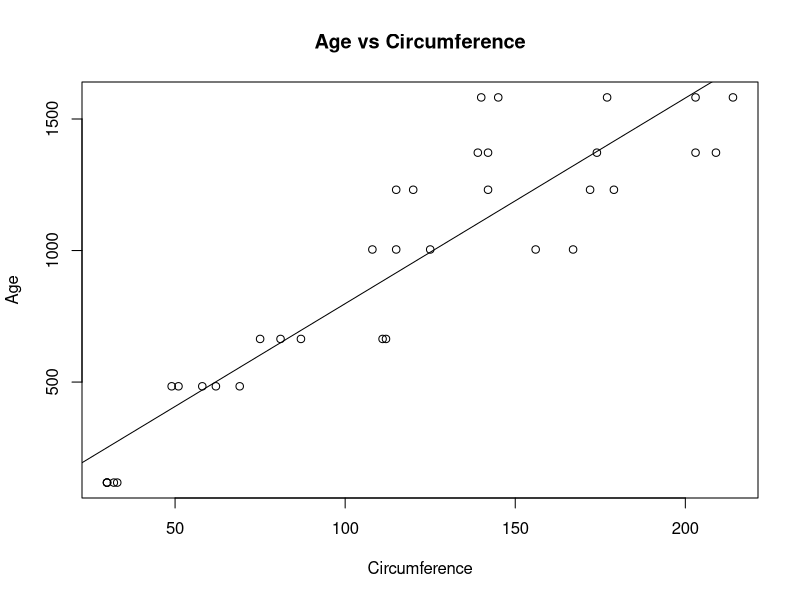
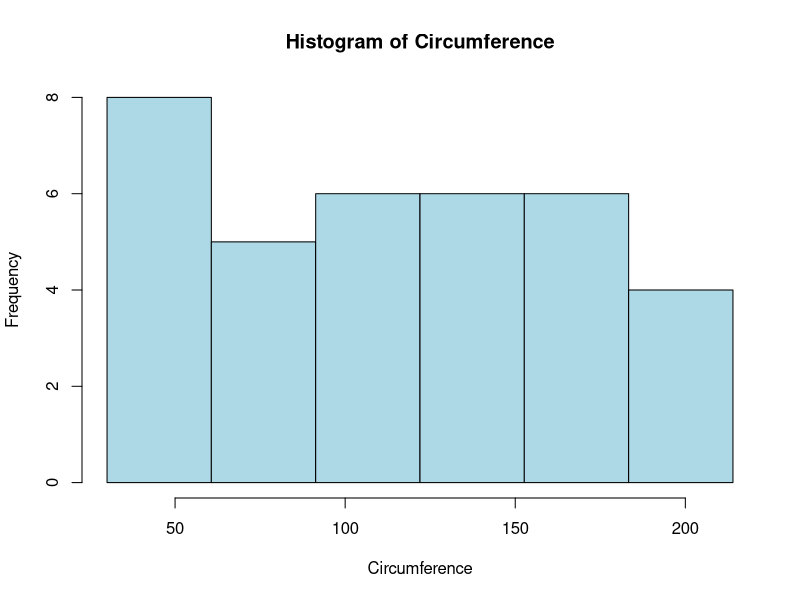

Recreate these plots in R, in order.
###########################################################
# Spring 2021 - Stat 255 - Final Exam
#
#
# NAME: Michael Carabantes
#
###########################################################


# Problem 1.
# Consider the R code where x is a vector of numerical values

x=c(1:5)

j <- 1
y <- 0
while (j <= length(x)) {
  if (x[j] > 2) y <- y + x[j]
  j <- j+1
}
print(y)


# 1a) Describe what the code is doing to the vector x. It may be helpful 
#     to run the code on a few example x vectors. 

"The code is taking a vector and adding each index to each other if the 
value within the index is greater than 2 and returing the resulting value.
In this example vector of numbers 1 through 5, numbers 3,4, and 5 are all added 
together to return the sum of 12."
#
# 1b) Produce new code that performs the same operation but uses
#     a for loop instead of a while loop.

y <- 0

for(j in 3:length(x)) {
  if (x[j] > 2) {
    y <- y + x[j]
  }
}
  print(y)
  
  #
  # 1c) Produce a single line of code that performs the same operation
  #     without using a loop.
  
x_sum=sum(x[x>2])
  
  
  # Problem 2.
  # Given a vector x of length n (greater than 7), 
  # write a code that computes the sum 
  #   x[7]+x[14]+x[21]+... 
  # using which(), sum() and the %% operator.
  # (do not use a loop for this one)

x = 1:20

result_sum <- sum(x[which((1:length(x)) %% 7 == 0)])

# Problem 3.
#Let z be a matrix of numerical values with 5 rows and 6 columns. Write commands that 
#perform the following tasks without changing the original matrix z.

#It may be helpful to test your commands on a test vector like

z = matrix(sample(1:30,30),nrow=5)

#2a) Extract the first 3 rows of z and assign them to za.

za=head(z,3)

#2b) Extract the last 3 columns of z and assign them to zb.
zb=tail(z,c(5,3))

#2c) Create a vector zc which consists of the last three entries in the 4th row.
zc <- tail(z[4, ], 3)

#2d) Create row labels of row1,row2,row3,row4 and row5 and assign the new matrix to zd.
row.names(z)=c("row1","row2","row3","row4","row5")
zd=z

#2e) multiple row 1 by row 3 termwise, add the values together and assign this value to ze
ze=sum(z[1,]*z[3,])

# Problem 4
# Two data structures we have discussing this semester are matrices and dataframes.  All matrices can be 
# converted to a dataframe but some dataframes cannot be converted to a matrix.  Give two reasons this is
# true. In other words, give two reasons why dataframes can be used in some cases where matrices cannot.

#Dataframes allow for different data types to exist in different columns while in
#matrices the data must all be the same data type. Dataframes can also act as a list 
#and a matrix and are better for processing data.

# Problem 5
# Consider the dataset "Orange" in R

?Orange

# There are two variables in Orange called "age" and "circumference".


# 5a) Use the lm() function to fit a linear model to these 
# data where age is the dependent variable (ie y) and circumference is the independent 
# variable. (ie x). Then produce a plot with the data points along with the 
# regression line.

y=Orange$age
x=Orange$circumference
lm(y~x)
plot(x,y,xlab = "Circumference", ylab = "Age", main = "Age vs Circumference")
abline(lm(y~x))


# 5b) Produce a histogram of the circumference with 7 break points and the bars shaded in blue.
#     Note: Getting exactly seven break points will take some extra work.

x=Orange$circumference
hist(x,breaks = seq(min(x),max(x),length.out= 7), xlab = "Circumference", main = 
       "Histogram of Circumference", col = "lightblue")

# Problem 6. 
#In this question you will be writing a simulation that approximates the area under a parabola.

# Consider the code below which produces a random point in the unit square and then checks if it is 
# below the parabola y=x^2. It returns a one if it is and a zero if it is not.

randomx = runif(1,0,1)
randomy = runif(1,0,1)
ifelse (randomy < randomx^2,1,0)


# Use this code to write a function, called indicate, which generates a point in the unit
# square and returns a one if the point is below the parabola and a zero if it is not.

indicate=function(){
  randomx = runif(1,0,1)
  randomy = runif(1,0,1)
  ifelse (randomy < randomx^2,1,0)
} 

indicate()


# Write a function, called mysim, with an argument of the number of iterations the simulation
# will perform and an output of the percent of those iterations that fell below 
# the parabola.  Note: your output is the approximate area under the parabola so should 
# be close to 1/3 when you run a simulation with a large number of iterations.


mysim <- function(N) {
  Below <- sum(replicate(N, indicate()))
  percent <- Below / N
  return(percent)
}

#Bonus question: use this idea to approximate Pi

Pi <- function(N) {
  # Generate random points in a square [0,1] x [0,1]
  x <- runif(N)
  y <- runif(N)
  
  # Count points within the quarter circle (x^2 + y^2 <= 1)
  points <- x^2 + y^2 <= 1
  count_within_circle <- sum(points)
  
  # Approximate Pi using the ratio of points within the quarter circle to total points
  pi_approx <- 4 * count_within_circle / N
  
  return(pi_approx)
}



